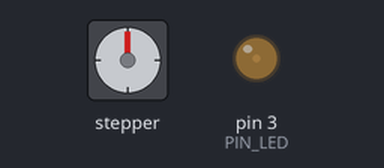
A sketch run on a simulated Arduino Uno, built with avr-gcc and run on an emulated ATmega328P. Parts: stepper motor, output pins drawn as LEDs (lit = HIGH). Stepper angles assume 2048 steps per turn.

Above: at 0.15 s.
At 9.81 s:
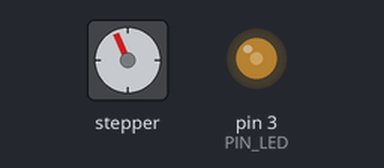
At 19.78 s:
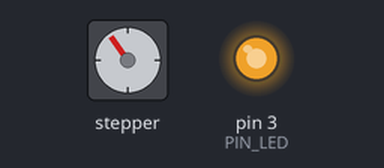
At 39.72 s:
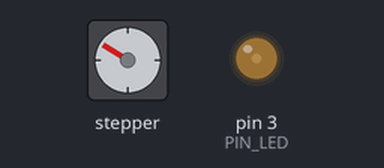
Timing chart, 0 to 40.0 s (numbered marks = the images above):
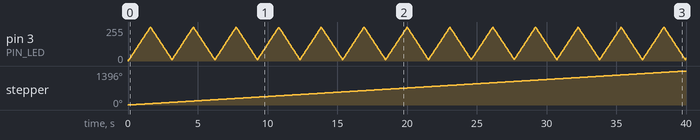

Measured:
- by itself, stepper: keeps turning clockwise at about 35°/s

The sketch:

flor_robotica.ino
```cpp
/*
  FLOR ROBÓTICA
*/

#include <Stepper.h>

// Configuración
const int PASOS_POR_VUELTA = 2048;
const int VELOCIDAD_RPM    = 6;      // (máximo 15 rpm)
const int DIRECCION        = 1;

const int PIN_LED          = 3;
const bool LED_RESPIRA     = true;   // true = brillo sube y baja | false = LED encendido fijo

Stepper motor(PASOS_POR_VUELTA, 8, 10, 9, 11);

// Variables del brillo del LED
int brillo = 0;
int pasoBrillo = 5;
unsigned long ultimoCambioLed = 0;
const unsigned long INTERVALO_LED = 30;


void setup() {
  pinMode(PIN_LED, OUTPUT);
  motor.setSpeed(VELOCIDAD_RPM);

  if (!LED_RESPIRA) {
    digitalWrite(PIN_LED, HIGH);
  }
}

void loop() {
  motor.step(DIRECCION);

  if (LED_RESPIRA && millis() - ultimoCambioLed >= INTERVALO_LED) {
    ultimoCambioLed = millis();
    brillo += pasoBrillo;

    if (brillo >= 255) {
      brillo = 255;
      pasoBrillo = -pasoBrillo;
    } else if (brillo <= 10) {
      brillo = 10;
      pasoBrillo = -pasoBrillo;
    }
    analogWrite(PIN_LED, brillo);
  }
}
```
